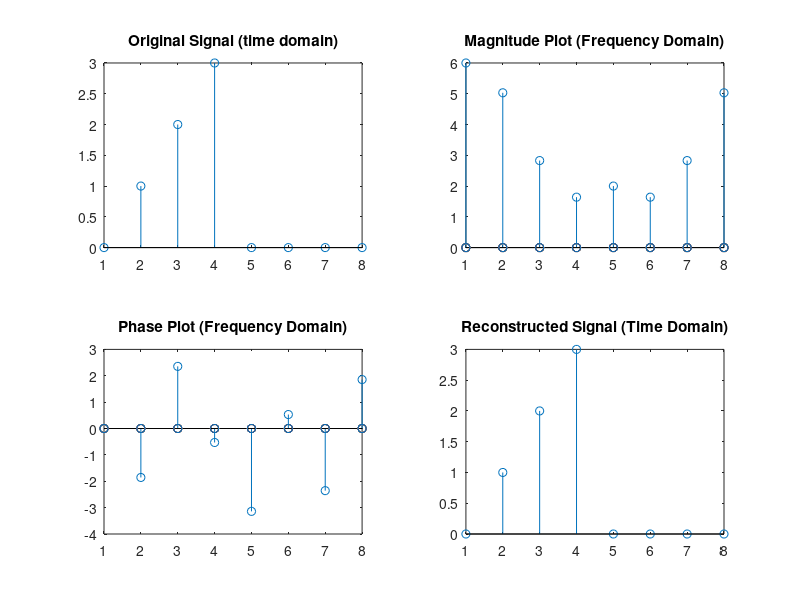

The MATLAB source for this figure:
input_signal = [0 1 2 3 0 0 0 0];
N = length(input_signal);

% Plot original signal
subplot(2, 2, 1);
stem(input_signal);
title("Original Signal (time domain)");

% Initialize DFT arrays
dft_signal = zeros(N);
dft_signal_magnitude = zeros(N);
dft_signal_phase = zeros(N);

% Compute DFT
for k = 1:N
    total = 0;
    for n = 1:N
        total = total + (input_signal(n) * exp(-1i * 2 * pi * (k - 1) * (n - 1) / N));
    end
    dft_signal(k) = total;
    dft_signal_magnitude(k) = abs(total);
    dft_signal_phase(k) = angle(total);
end

% Plot magnitude of DFT
subplot(2, 2, 2);
stem(dft_signal_magnitude);
title("Magnitude Plot (Frequency Domain)");

% Plot phase of DFT
subplot(2, 2, 3);
stem(dft_signal_phase);
title("Phase Plot (Frequency Domain)");

% Reconstruct original signal using inverse DFT
reconstructed = zeros(N, 1);

for n = 1:N
    total = 0;
    for k = 1:N
        total = total + dft_signal(k) * exp(1i * 2 * pi * (k - 1) * (n - 1) / N); % Use dft_signal(k)
    end
    total = total / N; % Normalize by N for inverse DFT
    reconstructed(n) = abs(total); % Take the magnitude to avoid any tiny imaginary parts
end

% Plot reconstructed signal
subplot(2, 2, 4);
stem(reconstructed);
title("Reconstructed Signal (Time Domain)");
